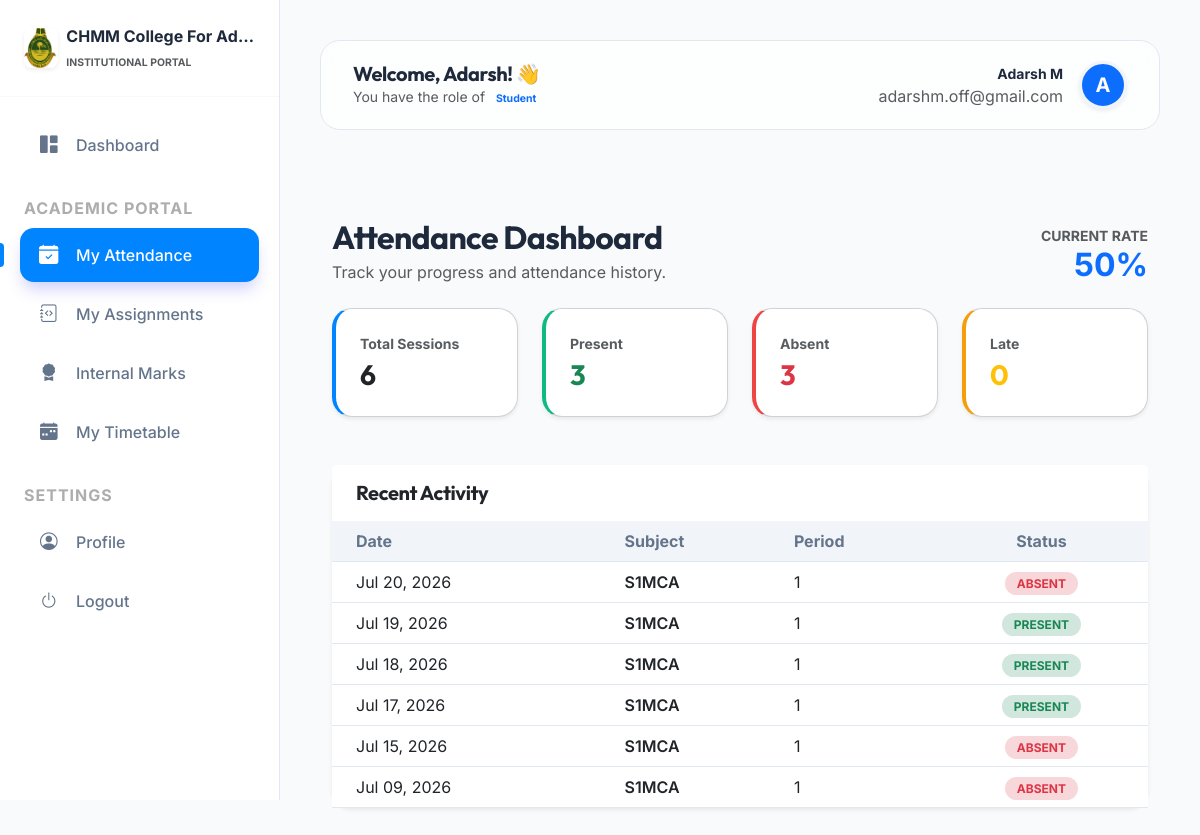
Screenshot of /management/student/attendance/ (signed in) with the database file from the repository.
### colleges/models.py (models this page shows, shortened)
class College(models.Model):
    STATUS_CHOICES = (
        ('PENDING', 'Pending Approval'),
        ('APPROVED', 'Approved'),
        ('REJECTED', 'Rejected'),
    )
    name = models.CharField(max_length=255)
    slug = models.SlugField(unique=True, blank=True)
    logo = models.ImageField(upload_to='college_logos/', null=True, blank=True)
    theme_color = models.CharField(max_length=7, default='#3b82f6')
    address = models.TextField()
    contact_email = models.EmailField()
    phone_number = models.CharField(max_length=15, blank=True)
    district = models.CharField(max_length=100, blank=True)
    university_affiliation = models.CharField(max_length=500, blank=True, help_text="Comma-separated list of affiliated universities.")
    description = models.TextField(blank=True, help_text="Briefly describe your institution.")
    established_year = models.PositiveIntegerField(null=True, blank=True)
    registration_number = models.CharField(max_length=100, unique=True, null=True)
    website = models.URLField(null=True, blank=True)
    verification_document = models.FileField(upload_to='verification_docs/', null=True, blank=True)
    status = models.CharField(max_length=20, choices=STATUS_CHOICES, default='PENDING')
    rejection_reason = models.TextField(blank=True, null=True, help_text="Reason for rejection, shown to the institution.")
    slug_updated = models.BooleanField(default=False)
    created_at = models.DateTimeField(auto_now_add=True)

### accounts/models.py (models this page shows, shortened)
class CustomUser(AbstractUser):
    ROLES = (
        ('SUPER_ADMIN', 'Super Admin'),
        ('COLLEGE_ADMIN', 'College Admin'),
        ('HOD', 'Head of Department'),
        ('TEACHER', 'Teacher'),
        ('STUDENT', 'Student'),
    )
    username = None
    email = models.EmailField(unique=True)
    role = models.CharField(max_length=20, choices=ROLES, default='STUDENT')
    college = models.ForeignKey(College, on_delete=models.CASCADE, null=True, blank=True, related_name='users')
    objects = CustomUserManager()
    USERNAME_FIELD = 'email'
    REQUIRED_FIELDS = []

### management/models.py (models this page shows, shortened)
class TenantModel(models.Model):
    college = models.ForeignKey(College, on_delete=models.CASCADE)
    created_at = models.DateTimeField(auto_now_add=True)
    updated_at = models.DateTimeField(auto_now=True)
    class Meta:
        abstract = True

class Attendance(TenantModel):
    STATUS_CHOICES = (('PRESENT', 'Present'), ('ABSENT', 'Absent'), ('LATE', 'Late'))
    student = models.ForeignKey(StudentProfile, on_delete=models.CASCADE)
    academic_class = models.ForeignKey('AcademicClass', on_delete=models.CASCADE, null=True, blank=True)
    period = models.IntegerField(default=1)
    date = models.DateField()
    status = models.CharField(max_length=10, choices=STATUS_CHOICES)
    marked_by = models.ForeignKey(settings.AUTH_USER_MODEL, on_delete=models.SET_NULL, null=True)
    class Meta:
        unique_together = ['student', 'date', 'period']

class AcademicClass(TenantModel):
    department = models.ForeignKey(Department, on_delete=models.CASCADE, related_name='academic_classes')
    name = models.CharField(max_length=100)
    number_of_periods = models.IntegerField(default=6)

### management/views.py (the view)
# urls.py: path('student/attendance/', views.student_attendance, name='student_attendance'),
@login_required
def student_attendance(request):
    if request.user.role != 'STUDENT':
        return redirect('dashboard')
    profile = getattr(request.user, 'student_profile', None)
    if not profile:
        messages.error(request, "Student profile not found.")
        return redirect('dashboard')
    attendances = Attendance.objects.filter(student=profile).order_by('-date', '-period')
    total_records = attendances.count()
    present_count = attendances.filter(status='PRESENT').count()
    late_count = attendances.filter(status='LATE').count()
    absent_count = attendances.filter(status='ABSENT').count()
    attendance_rate = 0
    if total_records > 0:
        attendance_rate = int(((present_count + late_count) / total_records) * 100)
    return render(request, 'management/student_attendance.html', {
        'attendances': attendances,
        'total_records': total_records,
        'present_count': present_count,
        'late_count': late_count,
        'absent_count': absent_count,
        'attendance_rate': attendance_rate
    })

### management/templates/management/student_attendance.html (shortened to what this page needs)
{% extends 'base.html' %}
{% block content %}
<div class="container py-5">
    <div class="d-flex justify-content-between align-items-end mb-4">
        <div>
            <h2 class="fw-bold mb-1">Attendance Dashboard</h2>
            <p class="text-muted mb-0">Track your progress and attendance history.</p>
        </div>
        <div class="text-end">
            <small class="text-uppercase text-muted fw-bold d-block">Current Rate</small>
            <span class="h2 fw-bold text-primary mb-0">{{ attendance_rate }}%</span>
        </div>
    </div>
    <div class="row g-4 mb-5">
        <div class="col-6 col-md-3">
            <div class="card stat-card primary shadow-sm p-4">
                <p class="text-muted mb-1 small fw-bold">Total Sessions</p>
                <h3 class="fw-bold mb-0">{{ total_records }}</h3>
            </div>
        </div>
        <div class="col-6 col-md-3">
            <div class="card stat-card success shadow-sm p-4">
                <p class="text-muted mb-1 small fw-bold">Present</p>
                <h3 class="fw-bold mb-0 text-success">{{ present_count }}</h3>
            </div>
        </div>
        <div class="col-6 col-md-3">
            <div class="card stat-card danger shadow-sm p-4">
                <p class="text-muted mb-1 small fw-bold">Absent</p>
                <h3 class="fw-bold mb-0 text-danger">{{ absent_count }}</h3>
            </div>
        </div>
        <div class="col-6 col-md-3">
            <div class="card stat-card warning shadow-sm p-4">
                <p class="text-muted mb-1 small fw-bold">Late</p>
                <h3 class="fw-bold mb-0 text-warning">{{ late_count }}</h3>
            </div>
        </div>
    </div>
    <div class="card attendance-card shadow-sm border-0">
        <div class="card-header bg-white border-0 py-3 px-4">
            <h5 class="fw-bold mb-0">Recent Activity</h5>
        </div>
        <div class="table-responsive">
            <table class="table table-hover align-middle mb-0">
                <thead class="table-light">
                    <tr>
                        <th class="ps-4">Date</th>
                        <th>Subject</th>
                        <th>Period</th>
                        <th class="text-center">Status</th>
                    </tr>
                </thead>
                <tbody>
                    {% for record in attendances %}
                    <tr>
                        <td class="ps-4">{{ record.date|date:"M d, Y" }}</td>
                        <td class="fw-semibold">{{ record.academic_class.name|default:"General Class" }}</td>
                        <td>{{ record.period }}</td>
                        <td class="text-center">
                            <span class="status-pill {% if record.status == 'PRESENT' %}bg-success-subtle text-success{% elif record.status == 'ABSENT' %}bg-danger-subtle text-danger{% elif record.status == 'LATE' %}bg-warning-subtle text-warning{% else %}bg-secondary-subtle{% endif %}">
                                {{ record.status }}
                            </span>
                        </td>
                    </tr>
                    {% empty %}
                    <tr>
                        <td colspan="4" class="text-center py-5 text-muted">No attendance records found.</td>
                    </tr>
                    {% endfor %}
                </tbody>
            </table>
        </div>
    </div>
</div>
{% endblock %}

### templates/base.html (shortened to what this page needs)
{% load static %}
<!DOCTYPE html>
<html lang="en">
<head>
    <link href="https://cdn.jsdelivr.net/npm/bootstrap@5.3.0/dist/css/bootstrap.min.css" rel="stylesheet">
    <link rel="stylesheet" href="https://cdn.jsdelivr.net/npm/bootstrap-icons@1.11.1/font/bootstrap-icons.css">
</head>
<body>
    {% if user.is_authenticated %}
    <aside class="sidebar" id="sidebar">
        <div class="p-4 mb-3 d-flex align-items-center border-bottom border-light">
            {% if request.college.logo %}
            <img src="{{ request.college.logo.url }}" alt="Logo" height="40" class="me-2 rounded-3 shadow-sm">
            {% else %}
            <div class="bg-primary rounded-3 p-2 me-2 shadow-sm"><i class="bi bi-mortarboard-fill text-white fs-5"></i></div>
            {% endif %}
            <div class="overflow-hidden">
                <span class="fs-6 fw-bold text-main d-block text-truncate">{{ request.college.name|default:"Management Panel" }}</span>
                <span class="x-small text-muted text-uppercase fw-bold letter-spacing-1" style="font-size: 0.65rem;">Institutional Portal</span>
            </div>
        </div>
        <nav class="mt-2" style="max-height: calc(100vh - 100px); overflow-y: auto; overflow-x: hidden;">
            {% if user.role == 'SUPER_ADMIN' %}
            <a href="{% url 'college_approval_queue' %}"
                class="nav-link-custom {% if request.resolver_match.url_name == 'college_approval_queue' %}active{% endif %}">
                <i class="bi bi-speedometer2"></i> Management Console
            </a>
            {% else %}
            <a href="{% url 'dashboard' %}"
                class="nav-link-custom {% if request.resolver_match.url_name == 'dashboard' %}active{% endif %}">
                <i class="bi bi-grid-1x2-fill"></i> Dashboard
            </a>
            {% endif %}
            {% if user.role == 'STUDENT' %}
            <div class="px-4 mt-4 mb-2 text-uppercase x-small fw-bold text-muted opacity-50" style="letter-spacing: 1px;">Academic Portal</div>
            <a href="{% url 'student_attendance' %}" class="nav-link-custom {% if request.resolver_match.url_name == 'student_attendance' %}active{% endif %}">
                <i class="bi bi-calendar-check-fill"></i> My Attendance
            </a>
            <a href="{% url 'student_assignments' %}" class="nav-link-custom {% if request.resolver_match.url_name == 'student_assignments' %}active{% endif %}">
                <i class="bi bi-journal-code"></i> My Assignments
            </a>
            <a href="{% url 'student_grades' %}" class="nav-link-custom {% if request.resolver_match.url_name == 'student_grades' %}active{% endif %}">
                <i class="bi bi-award-fill"></i> Internal Marks
            </a>
            <a href="{% url 'student_timetable' %}" class="nav-link-custom {% if request.resolver_match.url_name == 'student_timetable' %}active{% endif %}">
                <i class="bi bi-calendar-week-fill"></i> My Timetable
            </a>
            {% endif %}
            <div class="px-4 mt-4 mb-2 text-uppercase x-small fw-bold text-muted opacity-50" style="letter-spacing: 1px;">Settings</div>
            <a href="{% url 'edit_profile' %}" class="nav-link-custom {% if 'profile' in request.path %}active{% endif %}">
                <i class="bi bi-person-circle"></i> Profile
            </a>
            <form action="{% url 'logout' %}" method="post" class="m-0">
                <button type="submit" class="nav-link-custom border-0 bg-transparent w-100 text-start">
                    <i class="bi bi-power"></i> Logout
                </button>
            </form>
        </nav>
    </aside>
    {% endif %}
    <main class="{% if user.is_authenticated %}main-content{% endif %}">
        {% if user.is_authenticated %}
        <header class="header-glass animate-up">
            <div class="d-flex align-items-center">
                <div>
                    <h5 class="fw-bold mb-0">Welcome, {{ user.first_name }}! 👋</h5>
                    <p class="text-muted small mb-0 d-none d-md-block">You have the role of <span class="badge bg-primary-soft text-primary rounded-pill">{{ user.get_role_display }}</span></p>
                </div>
            </div>
            <div class="d-flex align-items-center gap-3">
                <div class="d-flex align-items-center gap-3">
                    <div class="text-end d-none d-md-block">
                        <span class="fw-bold d-block small">{{ user.get_full_name }}</span>
                        <span class="text-muted x-small">{{ user.email }}</span>
                    </div>
                    <div class="bg-primary rounded-circle shadow-sm d-flex align-items-center justify-content-center"
                        style="width: 48px; height: 48px; border: 3px solid var(--surface-2);">
                        <span class="fw-bold text-white fs-5">{{ user.first_name|first|upper }}</span>
                    </div>
                </div>
            </div>
        </header>
        {% endif %}
        <div class="container-fluid p-0 animate-up">
            {% block content %}{% endblock %}
        </div>
    </main>
</body>
</html>

### management/templates/management/student_attendance.html (style rules this page uses)
:root { --card-radius: 20px; }
.attendance-card { border-radius: var(--card-radius); border: 1px solid rgba(0,0,0,0.05); transition: transform 0.2s; }
.stat-card { border-radius: var(--card-radius); border-left: 4px solid transparent; }
.stat-card.primary { border-left-color: var(--primary); }
.stat-card.success { border-left-color: #10b981; }
.stat-card.danger { border-left-color: #ef4444; }
.stat-card.warning { border-left-color: #f59e0b; }
.status-pill { border-radius: 50px; padding: 0.25rem 0.75rem; font-size: 0.75rem; font-weight: 700; text-transform: uppercase; }

### rows the page displays
College: college.logo (picture), college.name "CHMM College For Ad…"
CustomUser: first_name "Adarsh", role "Student", get_full_name "Adarsh M", email "adarshm.off@gmail.com", first_name|first "A"
Attendance: date "Jul 20, 2026", academic_class.name "S1MCA", period "1", status "ABSENT"
Attendance: date "Jul 19, 2026", academic_class.name "S1MCA", period "1", status "PRESENT"
Attendance: date "Jul 18, 2026", academic_class.name "S1MCA", period "1", status "PRESENT"
Attendance: date "Jul 17, 2026", academic_class.name "S1MCA", period "1", status "PRESENT"
Attendance: date "Jul 15, 2026", academic_class.name "S1MCA", period "1", status "ABSENT"
Attendance: date "Jul 09, 2026", academic_class.name "S1MCA", period "1", status "ABSENT"

### other values shown
{{ attendance_rate }} "50"
{{ total_records }} "6"
{{ present_count }} "3"
{{ absent_count }} "3"
{{ late_count }} "0"
